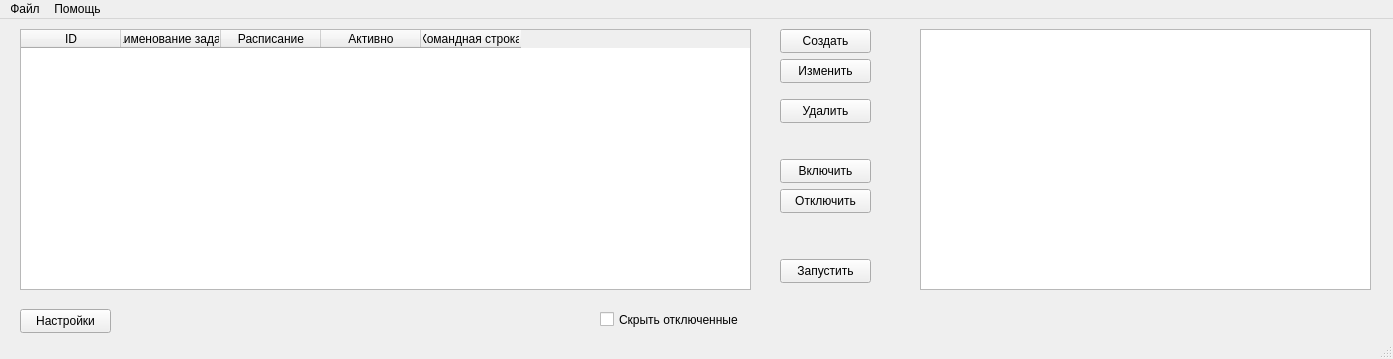
<?xml version="1.0" encoding="UTF-8"?>
<ui version="4.0">
 <class>PGbackuper</class>
 <widget class="QMainWindow" name="PGbackuper">
  <property name="geometry">
   <rect>
    <x>0</x>
    <y>0</y>
    <width>1393</width>
    <height>359</height>
   </rect>
  </property>
  <property name="windowTitle">
   <string>MainWindow</string>
  </property>
  <property name="windowIcon">
   <iconset>
    <normaloff>../icon.png</normaloff>../icon.png</iconset>
  </property>
  <widget class="QWidget" name="centralwidget">
   <widget class="QTableWidget" name="TaskTable">
    <property name="geometry">
     <rect>
      <x>20</x>
      <y>10</y>
      <width>731</width>
      <height>261</height>
     </rect>
    </property>
    <column>
     <property name="text">
      <string>ID</string>
     </property>
    </column>
    <column>
     <property name="text">
      <string>Наименование задачи</string>
     </property>
    </column>
    <column>
     <property name="text">
      <string>Расписание</string>
     </property>
    </column>
    <column>
     <property name="text">
      <string>Активно</string>
     </property>
    </column>
    <column>
     <property name="text">
      <string>Командная строка</string>
     </property>
    </column>
   </widget>
   <widget class="QPushButton" name="CreateTaskButton">
    <property name="geometry">
     <rect>
      <x>780</x>
      <y>10</y>
      <width>91</width>
      <height>24</height>
     </rect>
    </property>
    <property name="text">
     <string>Создать</string>
    </property>
   </widget>
   <widget class="QPushButton" name="ActiveTaskButton">
    <property name="geometry">
     <rect>
      <x>780</x>
      <y>140</y>
      <width>91</width>
      <height>24</height>
     </rect>
    </property>
    <property name="text">
     <string>Включить</string>
    </property>
   </widget>
   <widget class="QPushButton" name="DeactivTaskButton">
    <property name="geometry">
     <rect>
      <x>780</x>
      <y>170</y>
      <width>91</width>
      <height>24</height>
     </rect>
    </property>
    <property name="text">
     <string>Отключить</string>
    </property>
   </widget>
   <widget class="QCheckBox" name="HideDeactivCheckBox">
    <property name="geometry">
     <rect>
      <x>600</x>
      <y>290</y>
      <width>151</width>
      <height>21</height>
     </rect>
    </property>
    <property name="text">
     <string>Скрыть отключенные</string>
    </property>
   </widget>
   <widget class="QPushButton" name="DeleteTaskButton">
    <property name="geometry">
     <rect>
      <x>780</x>
      <y>80</y>
      <width>91</width>
      <height>24</height>
     </rect>
    </property>
    <property name="text">
     <string>Удалить</string>
    </property>
   </widget>
   <widget class="QPushButton" name="EditTaskButton">
    <property name="geometry">
     <rect>
      <x>780</x>
      <y>40</y>
      <width>91</width>
      <height>24</height>
     </rect>
    </property>
    <property name="text">
     <string>Изменить</string>
    </property>
   </widget>
   <widget class="QPushButton" name="SettingsButton">
    <property name="geometry">
     <rect>
      <x>20</x>
      <y>290</y>
      <width>91</width>
      <height>24</height>
     </rect>
    </property>
    <property name="text">
     <string>Настройки</string>
    </property>
   </widget>
   <widget class="QPushButton" name="StartTaskButton">
    <property name="geometry">
     <rect>
      <x>780</x>
      <y>240</y>
      <width>91</width>
      <height>24</height>
     </rect>
    </property>
    <property name="text">
     <string>Запустить</string>
    </property>
   </widget>
   <widget class="QTableWidget" name="BufferTable">
    <property name="geometry">
     <rect>
      <x>920</x>
      <y>10</y>
      <width>451</width>
      <height>261</height>
     </rect>
    </property>
   </widget>
  </widget>
  <widget class="QMenuBar" name="menubar">
   <property name="geometry">
    <rect>
     <x>0</x>
     <y>0</y>
     <width>1393</width>
     <height>22</height>
    </rect>
   </property>
   <widget class="QMenu" name="menu">
    <property name="title">
     <string>Файл</string>
    </property>
    <addaction name="Settings"/>
    <addaction name="separator"/>
    <addaction name="QuitProgramm"/>
   </widget>
   <widget class="QMenu" name="menu_2">
    <property name="title">
     <string>Помощь</string>
    </property>
    <addaction name="AbautProgramm"/>
   </widget>
   <addaction name="menu"/>
   <addaction name="menu_2"/>
  </widget>
  <widget class="QStatusBar" name="statusbar"/>
  <action name="Settings">
   <property name="text">
    <string>Настройки...</string>
   </property>
  </action>
  <action name="QuitProgramm">
   <property name="text">
    <string>Выход</string>
   </property>
   <property name="shortcut">
    <string>Ctrl+Q</string>
   </property>
   <property name="menuRole">
    <enum>QAction::QuitRole</enum>
   </property>
  </action>
  <action name="AbautProgramm">
   <property name="text">
    <string>О программе</string>
   </property>
   <property name="menuRole">
    <enum>QAction::AboutRole</enum>
   </property>
  </action>
 </widget>
 <resources/>
 <connections/>
</ui>
